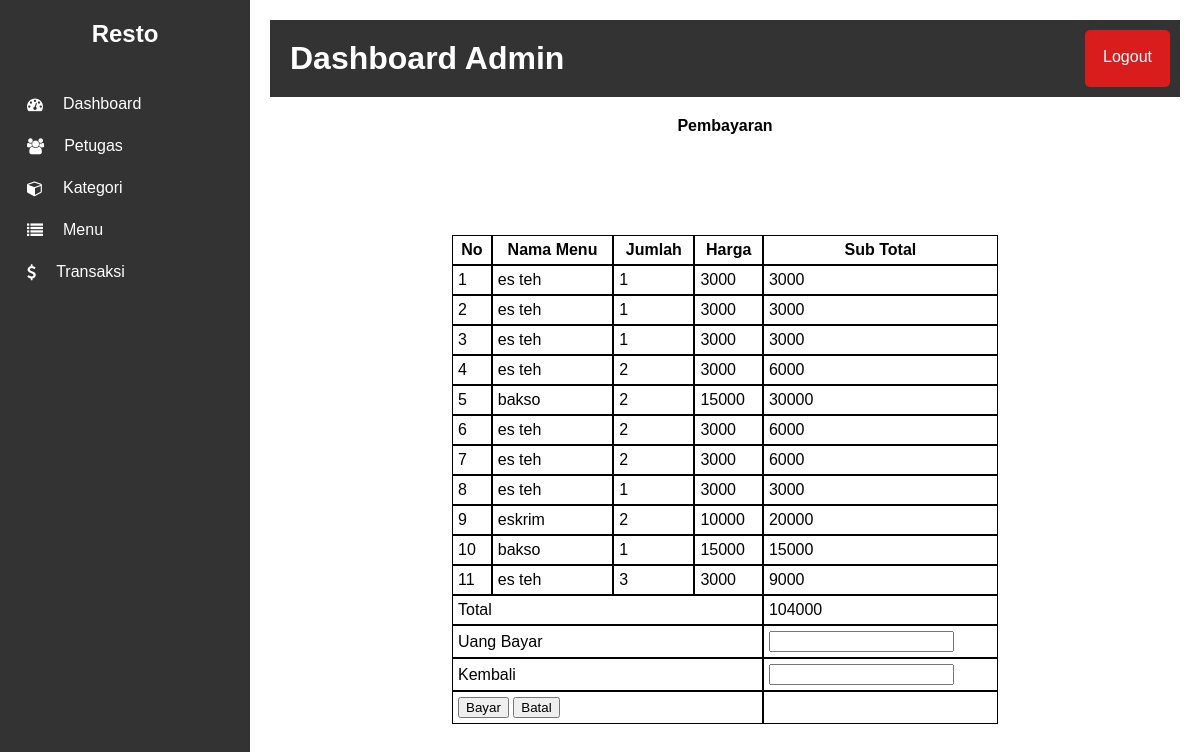
/admin/index.php?hal=bayar&id=9 (signed in), run on the app's committed database.
### tables this page shows
CREATE TABLE `orderdetail` (
  `idorderdetail` int(11) NOT NULL,
  `idorder` int(11) DEFAULT NULL,
  `idmenu` int(11) DEFAULT NULL,
  `jumlah` int(11) DEFAULT NULL,
  `harga` double DEFAULT NULL,
  `keterangan` varchar(50) DEFAULT NULL
);

CREATE TABLE `menu` (
  `idmenu` int(11) NOT NULL,
  `nama_menu` varchar(50) DEFAULT NULL,
  `deskripsi` varchar(255) DEFAULT NULL,
  `harga` double DEFAULT NULL,
  `foto` text DEFAULT NULL,
  `idkategori` int(11) DEFAULT NULL,
  `update_at` timestamp NOT NULL DEFAULT current_timestamp() ON UPDATE current_timestamp(),
  `created_at` timestamp NOT NULL DEFAULT current_timestamp()
);

### config/classDB.php (called while the page is built, shortened)
<?php
class Koneksi
{
    public $db;
    function __construct()
    {
        try {
            $this->db = new PDO('mysql:host=localhost; dbname=db_resto_xirpl_nino', "root", "");
            $this->db->setAttribute(PDO::ATTR_ERRMODE, PDO::ERRMODE_WARNING);
            $this->db->setAttribute(PDO::ATTR_ERRMODE, PDO::ERRMODE_EXCEPTION);
        } catch (PDOException $e) {
            echo $e->getMessage();
        }
    }
    function select($t, $f = "*")
    {
        $sel = $this->db->prepare("select $f from $t");
        $sel->execute();
        $data = $sel->fetchAll();
        return $data;
    }
}
$dbo = new Koneksi();
?>

### admin/bayar.php (the view, shortened to what this page needs)
<div class="judul">
    <div class="keterangan">Pembayaran</div>
</div>
<div class="data">
    <table style="width: 60%; margin: auto; margin-top: 100px;" cellpadding="0" cellspacing="0">
        <tr>
            <th>No</th>
            <th>Nama Menu</th>
            <th>Jumlah</th>
            <th>Harga</th>
            <th>Sub Total</th>
        </tr>
        <?php
        $datamenu = $dbo->select('orderdetail a, menu b where a.idmenu = b.idmenu', 'a.*, b.nama_menu');
        $no = 1;
        $total = 0;
        foreach ($datamenu as $row):
            $total += $row['harga'] * $row['jumlah'];
            ?>
            <tr>
                <td>
                    <?= $no++ ?>
                </td>
                <td>
                    <?= $row['nama_menu'] ?>
                </td>
                <td>
                    <?= $row['jumlah'] ?>
                </td>
                <td>
                    <?= $row['harga'] ?>
                </td>
                <td>
                    <?= $row['harga'] * $row['jumlah'] ?>
                </td>
            </tr>
            <?php
        endforeach;
        ?>
        <form method="post" action="?hal=bayar&aksi=bayar&idorder=<?= $id ?>">
            <tr>
                <td colspan="4">Total</td>
                <td>
                    <?= $total ?>
                </td>
            </tr>
            <tr>
                <td colspan="4">Uang Bayar</td>
                <td>
                    <input type="number" name="bayar" id="bayar">
                </td>
            </tr>
            <tr>
                <td colspan="4">Kembali</td>
                <td>
                    <input type="number" name="kembali" id="kembali">
                </td>
            </tr>
            <tr>
                <td colspan="4">
                    <button type="submit" name="bayar">Bayar</button>
                    <button onclick="histroy.back();">Batal</button>
                </td>
                <td>
                </td>
            </tr>
        </form>
    </table>
</div>

### admin/index.php (shortened to what this page needs)
<?php
include "../config/classDB.php";
$id = isset($_GET['id']) ? $_GET['id'] : "";
?>
<!DOCTYPE html>
<html lang="en">
<head>
    <link rel="stylesheet" href="../plugins/font-awesome-4.7.0/css/font-awesome.min.css">
    <link rel="stylesheet" href="../css/styleadmin.css">
</head>
<body>
    <div class="sidebar">
        <h2>Resto</h2>
        <ul>
            <li><a href="?hal=dashboard"><i class="fa fa fa-dashboard"></i>Dashboard</a></li>
            <li><a href="?hal=petugas"><i class="fa fa fa-users"></i>Petugas</a></li>
            <li><a href="?hal=kategori"><i class="fa fa-cube"></i>Kategori</a></li>
            <li><a href="?hal=menu"><i class="fa fa-list"></i>Menu</a></li>
            <li><a href="?hal=transaksi"><i class="fa fa-dollar"></i>Transaksi</a></li>
        </ul>
    </div>
    <div class="content">
        <div class="topbar">
            <h1>Dashboard Admin</h1>
            <a href="?hal=logout">Logout</a>
        </div>
        <?php
        $hal = isset($_GET["hal"]) ? $_GET["hal"] : "";
        if ($hal) {
            include $hal . ".php";
        }
        ?>
    </div>
</body>
</html>

### css/styleadmin.css (style rules this page uses)
body { font-family: Arial, Helvetica, sans-serif; margin: 0; padding: 0; }
.sidebar { width: 250px; background-color: #333; color: #fff; height: 100%; position: fixed; overflow-y: auto; }
h2 { text-align: center; }
.sidebar ul { list-style: none; padding: 15px; }
.sidebar ul li { padding: 0; }
.sidebar ul li a { color: #fff; text-decoration: none; display: flex; align-items: center; text-align: center; padding: 12px; }
.sidebar ul li a i { margin-right: 20px; }
.content { margin-left: 250px; padding: 20px; }
.content h1 { margin-top: 0; }
.topbar { background-color: #333; color: #fff; padding: 10px; display: flex; justify-content: space-between; }
.topbar h1 { margin: 10px; }
.topbar a { color: #fff; text-decoration: none; padding: 18px; background-color: #d91d1d; border-radius: 5px; display: block; text-align: center; }
.judul { margin-top: 20px; display: flex; }
.judul .keterangan { text-align: center; font-weight: bold; margin: auto; }
.data { margin-top: 20px; }
.data table { width: 100%; margin-top: 10px; }
.data table tr th { padding: 5px; border: 1px solid #000; }
.data table tr td { padding: 5px; border: 1px solid #000; }

### data on the page
orderdetail: idmenu.nama_menu "es teh", jumlah "1", harga "3000", $row['harga']*$row['jumlah'] "3000"
orderdetail: idmenu.nama_menu "es teh", jumlah "1", harga "3000", $row['harga']*$row['jumlah'] "3000"
orderdetail: idmenu.nama_menu "es teh", jumlah "1", harga "3000", $row['harga']*$row['jumlah'] "3000"
orderdetail: idmenu.nama_menu "es teh", jumlah "2", harga "3000", $row['harga'] * $row['jumlah'] "6000"
orderdetail: idmenu.nama_menu "bakso", jumlah "2", harga "15000", $row['harga'] * $row['jumlah'] "30000"
orderdetail: idmenu.nama_menu "es teh", jumlah "2", harga "3000", $row['harga'] * $row['jumlah'] "6000"
orderdetail: idmenu.nama_menu "es teh", jumlah "2", harga "3000", $row['harga'] * $row['jumlah'] "6000"
orderdetail: idmenu.nama_menu "es teh", jumlah "1", harga "3000", $row['harga']*$row['jumlah'] "3000"
orderdetail: idmenu.nama_menu "eskrim", jumlah "2", harga "10000", $row['harga'] * $row['jumlah'] "20000"
orderdetail: idmenu.nama_menu "bakso", jumlah "1", harga "15000", $row['harga']*$row['jumlah'] "15000"
orderdetail: idmenu.nama_menu "es teh", jumlah "3", harga "3000", $row['harga'] * $row['jumlah'] "9000"

### other printed values
$total "104000"
